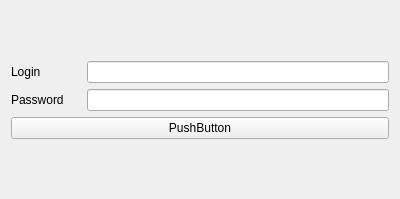
<?xml version="1.0" encoding="UTF-8"?>
<ui version="4.0">
 <class>Form</class>
 <widget class="QWidget" name="Form">
  <property name="geometry">
   <rect>
    <x>0</x>
    <y>0</y>
    <width>400</width>
    <height>199</height>
   </rect>
  </property>
  <property name="maximumSize">
   <size>
    <width>400</width>
    <height>400</height>
   </size>
  </property>
  <property name="windowTitle">
   <string>Авторизация</string>
  </property>
  <layout class="QGridLayout" name="gridLayout">
   <item row="1" column="0">
    <layout class="QVBoxLayout" name="verticalLayout">
     <item>
      <layout class="QHBoxLayout" name="horizontalLayout">
       <item>
        <widget class="QLabel" name="label">
         <property name="minimumSize">
          <size>
           <width>70</width>
           <height>0</height>
          </size>
         </property>
         <property name="text">
          <string>Login</string>
         </property>
        </widget>
       </item>
       <item>
        <widget class="QLineEdit" name="login">
         <property name="echoMode">
          <enum>QLineEdit::EchoMode::NoEcho</enum>
         </property>
        </widget>
       </item>
      </layout>
     </item>
     <item>
      <layout class="QHBoxLayout" name="horizontalLayout_2">
       <item>
        <widget class="QLabel" name="label_2">
         <property name="minimumSize">
          <size>
           <width>70</width>
           <height>0</height>
          </size>
         </property>
         <property name="text">
          <string>Password</string>
         </property>
        </widget>
       </item>
       <item>
        <widget class="QLineEdit" name="login_window">
         <property name="echoMode">
          <enum>QLineEdit::EchoMode::PasswordEchoOnEdit</enum>
         </property>
        </widget>
       </item>
      </layout>
     </item>
     <item>
      <widget class="QPushButton" name="pushButton">
       <property name="text">
        <string>PushButton</string>
       </property>
      </widget>
     </item>
    </layout>
   </item>
   <item row="2" column="0">
    <spacer name="verticalSpacer">
     <property name="orientation">
      <enum>Qt::Orientation::Vertical</enum>
     </property>
     <property name="sizeHint" stdset="0">
      <size>
       <width>20</width>
       <height>40</height>
      </size>
     </property>
    </spacer>
   </item>
   <item row="0" column="0">
    <spacer name="verticalSpacer_2">
     <property name="orientation">
      <enum>Qt::Orientation::Vertical</enum>
     </property>
     <property name="sizeHint" stdset="0">
      <size>
       <width>20</width>
       <height>40</height>
      </size>
     </property>
    </spacer>
   </item>
  </layout>
 </widget>
 <resources/>
 <connections/>
</ui>
